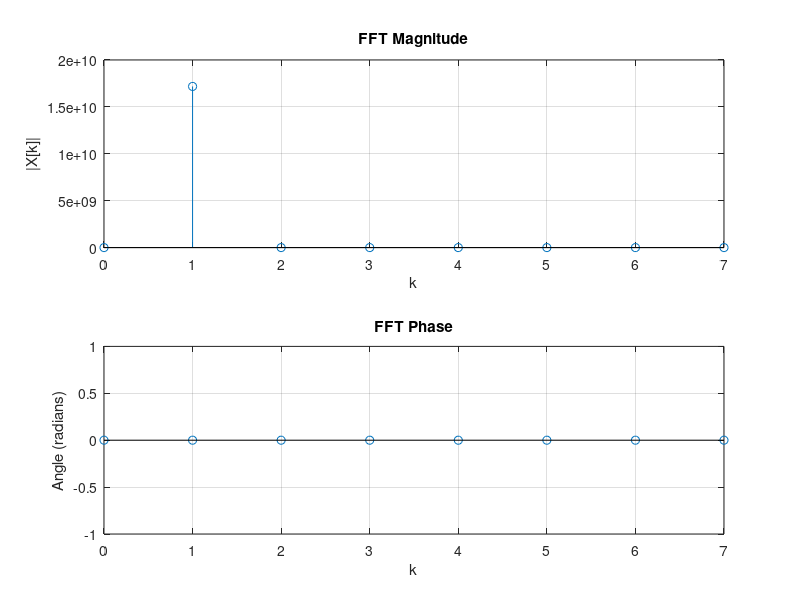

This figure's MATLAB source:
%% FFT Test in MATLAB

clc; clear; close all;
N = 8;
x_r = [2147483647, 1518500249, 0, -1518500249, -2147483647, -1518500249, 0, 1518500249];
x_i = [0, 1518500249, 2147483647, 1518500249, 0, -1518500249, -2147483647, -1518500249];
x = double(x_r) + 1j*double(x_i);

tic  % Start timing
X = fft(x);
elapsed_time = toc;  % Stop timing and store result

fprintf('FFT runtime: %.6f seconds\n', elapsed_time);

% Optional: Plot magnitude and phase
figure;
subplot(2,1,1);
stem(0:N-1, abs(X));
title('FFT Magnitude');
xlabel('k'); ylabel('|X[k]|');
grid on;

subplot(2,1,2);
stem(0:N-1, angle(X));
title('FFT Phase');
xlabel('k'); ylabel('Angle (radians)');
grid on;
